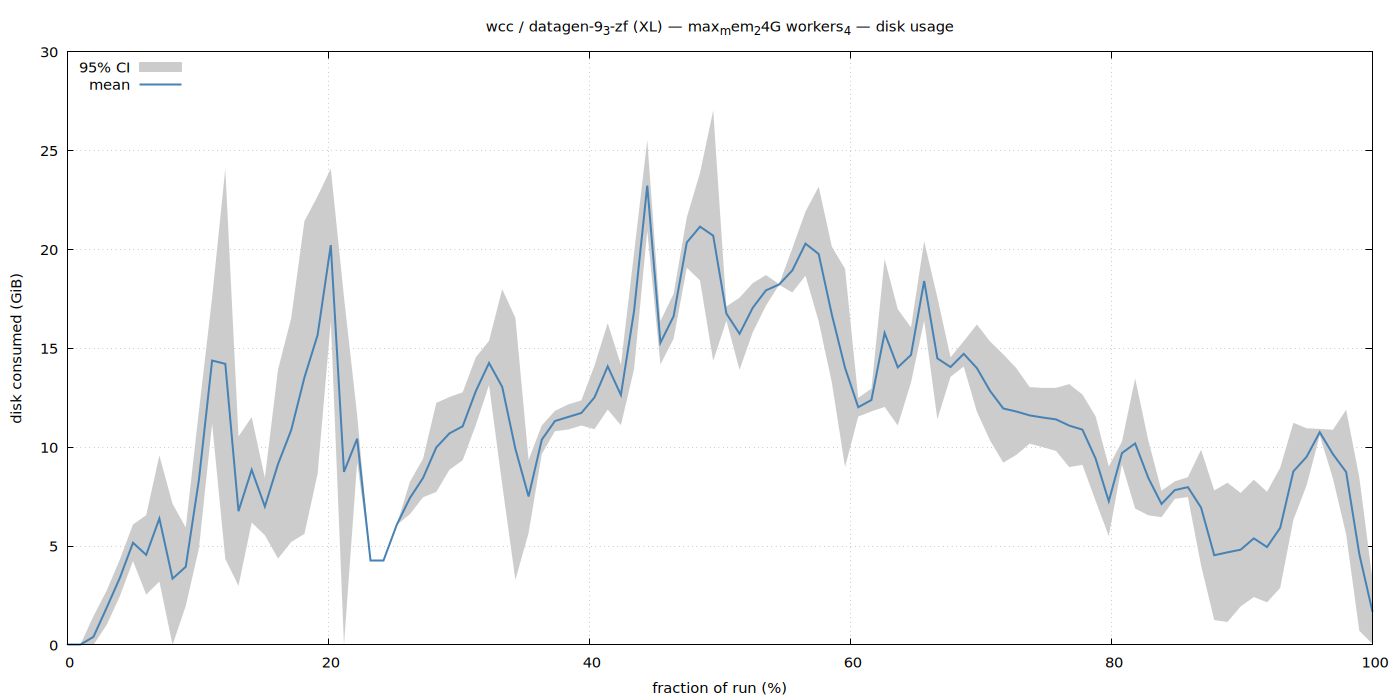

Recreate this plot in gnuplot.
set terminal pngcairo size 1400,700 enhanced font 'Sans,11'
set output '/home/ubuntu/nvm/results/wcc/XL/datagen-9_3-zf/max_mem_24G_workers_4/disk.png'
set title "wcc / datagen-9_3-zf (XL) — max_mem_24G workers_4 — disk usage"
set xlabel 'fraction of run (%)'
set ylabel 'disk consumed (GiB)'
set grid
set key top left
set yrange [0:*]
plot '/home/ubuntu/nvm/results/wcc/XL/datagen-9_3-zf/max_mem_24G_workers_4/disk.dat' using 1:3:4 with filledcurves lc rgb '#cccccc' title '95% CI', \
     '' using 1:2 with lines lw 2 lc rgb '#4682b4' title 'mean'
